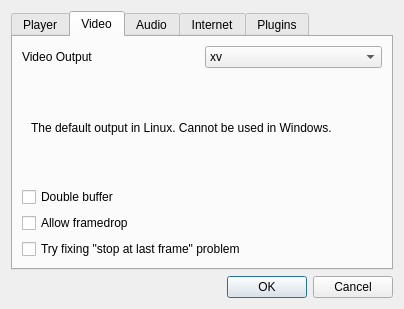
<?xml version="1.0" encoding="UTF-8"?>
<ui version="4.0">
 <class>SettingsDialog</class>
 <widget class="QDialog" name="SettingsDialog">
  <property name="geometry">
   <rect>
    <x>0</x>
    <y>0</y>
    <width>404</width>
    <height>309</height>
   </rect>
  </property>
  <property name="minimumSize">
   <size>
    <width>330</width>
    <height>200</height>
   </size>
  </property>
  <property name="windowTitle">
   <string>Settings</string>
  </property>
  <layout class="QVBoxLayout" name="verticalLayout">
   <item>
    <widget class="QTabWidget" name="tabWidget">
     <property name="currentIndex">
      <number>1</number>
     </property>
     <widget class="QWidget" name="playerTab">
      <attribute name="title">
       <string>Player</string>
      </attribute>
      <layout class="QFormLayout" name="formLayout">
       <property name="fieldGrowthPolicy">
        <enum>QFormLayout::ExpandingFieldsGrow</enum>
       </property>
       <item row="5" column="0" colspan="2">
        <widget class="QCheckBox" name="resizeCheckBox">
         <property name="text">
          <string>Resize window automatically</string>
         </property>
        </widget>
       </item>
       <item row="6" column="0" colspan="2">
        <widget class="QCheckBox" name="screenshotCheckBox">
         <property name="toolTip">
          <string>Need screenshot filter (-vf-add screenshot)</string>
         </property>
         <property name="text">
          <string>Enable screenshot</string>
         </property>
        </widget>
       </item>
       <item row="2" column="1">
        <widget class="QComboBox" name="skinComboBox"/>
       </item>
       <item row="7" column="0" colspan="2">
        <widget class="QCheckBox" name="rememberCheckBox">
         <property name="text">
          <string>Remember unfinished clips</string>
         </property>
        </widget>
       </item>
       <item row="2" column="0">
        <widget class="QLabel" name="skinLabel">
         <property name="text">
          <string>Skin</string>
         </property>
        </widget>
       </item>
      </layout>
     </widget>
     <widget class="QWidget" name="videoTab">
      <attribute name="title">
       <string>Video</string>
      </attribute>
      <layout class="QVBoxLayout" name="verticalLayout_6">
       <item>
        <layout class="QHBoxLayout" name="voLayout">
         <item>
          <widget class="QLabel" name="voLabel">
           <property name="text">
            <string>Video Output</string>
           </property>
          </widget>
         </item>
         <item>
          <widget class="QComboBox" name="voComboBox">
           <item>
            <property name="text">
             <string>xv</string>
            </property>
           </item>
           <item>
            <property name="text">
             <string>vdpau</string>
            </property>
           </item>
           <item>
            <property name="text">
             <string>vaapi</string>
            </property>
           </item>
           <item>
            <property name="text">
             <string>directx</string>
            </property>
           </item>
           <item>
            <property name="text">
             <string>direct3d</string>
            </property>
           </item>
           <item>
            <property name="text">
             <string>gl</string>
            </property>
           </item>
           <item>
            <property name="text">
             <string>x11</string>
            </property>
           </item>
          </widget>
         </item>
        </layout>
       </item>
       <item>
        <widget class="QStackedWidget" name="voStackedWidget">
         <widget class="QWidget" name="page">
          <layout class="QVBoxLayout" name="verticalLayout_2">
           <item>
            <widget class="QLabel" name="xvLabel">
             <property name="text">
              <string>The default output in Linux. Cannot be used in Windows.</string>
             </property>
             <property name="wordWrap">
              <bool>true</bool>
             </property>
            </widget>
           </item>
          </layout>
         </widget>
         <widget class="QWidget" name="page_7">
          <layout class="QVBoxLayout" name="verticalLayout_7">
           <item>
            <widget class="QLabel" name="vdpauLabel">
             <property name="text">
              <string>Nvidia hardware decoding in Linux.</string>
             </property>
            </widget>
           </item>
           <item>
            <widget class="QCheckBox" name="ffodivxvdpauCheckBox">
             <property name="text">
              <string>Enable ffodivxvdpau</string>
             </property>
            </widget>
           </item>
          </layout>
         </widget>
         <widget class="QWidget" name="page_2">
          <layout class="QVBoxLayout" name="verticalLayout_3">
           <item>
            <widget class="QLabel" name="vaapiLabel">
             <property name="text">
              <string>Enable Intel/Ati hardware decoding in Linux. Cannot be used in Windows.</string>
             </property>
             <property name="wordWrap">
              <bool>true</bool>
             </property>
            </widget>
           </item>
          </layout>
         </widget>
         <widget class="QWidget" name="page_3">
          <layout class="QVBoxLayout" name="verticalLayout_4">
           <item>
            <widget class="QLabel" name="dxLabel">
             <property name="text">
              <string>Default output in Windows. Cannot be used in Linux.</string>
             </property>
             <property name="wordWrap">
              <bool>true</bool>
             </property>
            </widget>
           </item>
          </layout>
         </widget>
         <widget class="QWidget" name="page_4">
          <layout class="QVBoxLayout" name="verticalLayout_5">
           <item>
            <widget class="QLabel" name="d3Label">
             <property name="text">
              <string>Default output in Windows Vista and Windows 7. Cannot be used in Linux and Windows XP.</string>
             </property>
             <property name="wordWrap">
              <bool>true</bool>
             </property>
            </widget>
           </item>
          </layout>
         </widget>
         <widget class="QWidget" name="page_5">
          <layout class="QHBoxLayout" name="horizontalLayout">
           <item>
            <widget class="QLabel" name="glLabel">
             <property name="text">
              <string>OpenGL Output in Linux. You can try it if xv does not work.</string>
             </property>
             <property name="wordWrap">
              <bool>true</bool>
             </property>
            </widget>
           </item>
          </layout>
         </widget>
         <widget class="QWidget" name="page_6">
          <layout class="QHBoxLayout" name="horizontalLayout_2">
           <item>
            <widget class="QLabel" name="x11Label">
             <property name="text">
              <string>Output in Linux. You can try it if xv does not work.</string>
             </property>
             <property name="wordWrap">
              <bool>true</bool>
             </property>
            </widget>
           </item>
          </layout>
         </widget>
        </widget>
       </item>
       <item>
        <widget class="QCheckBox" name="doubleCheckBox">
         <property name="text">
          <string>Double buffer</string>
         </property>
        </widget>
       </item>
       <item>
        <widget class="QCheckBox" name="dropCheckBox">
         <property name="text">
          <string>Allow framedrop</string>
         </property>
        </widget>
       </item>
       <item>
        <widget class="QCheckBox" name="fixCheckBox">
         <property name="text">
          <string>Try fixing &quot;stop at last frame&quot; problem</string>
         </property>
        </widget>
       </item>
      </layout>
     </widget>
     <widget class="QWidget" name="audioTab">
      <attribute name="title">
       <string>Audio</string>
      </attribute>
      <layout class="QFormLayout" name="formLayout_3">
       <item row="0" column="0">
        <widget class="QLabel" name="label_2">
         <property name="text">
          <string>Audio Output:</string>
         </property>
        </widget>
       </item>
       <item row="0" column="1">
        <widget class="QComboBox" name="aoComboBox">
         <item>
          <property name="text">
           <string>auto</string>
          </property>
         </item>
        </widget>
       </item>
       <item row="1" column="0" colspan="2">
        <widget class="QCheckBox" name="softvolCheckBox">
         <property name="text">
          <string>Use software sound mixer</string>
         </property>
        </widget>
       </item>
      </layout>
     </widget>
     <widget class="QWidget" name="netTab">
      <attribute name="title">
       <string>Internet</string>
      </attribute>
      <layout class="QVBoxLayout" name="verticalLayout_8">
       <item>
        <layout class="QHBoxLayout" name="horizontalLayout_3">
         <item>
          <widget class="QLabel" name="proxyLabel">
           <property name="text">
            <string>Http proxy</string>
           </property>
          </widget>
         </item>
         <item>
          <widget class="QLineEdit" name="proxyEdit"/>
         </item>
         <item>
          <widget class="QLabel" name="portLabel">
           <property name="text">
            <string>Port</string>
           </property>
          </widget>
         </item>
         <item>
          <widget class="QLineEdit" name="portEdit">
           <property name="sizePolicy">
            <sizepolicy hsizetype="Maximum" vsizetype="Fixed">
             <horstretch>0</horstretch>
             <verstretch>0</verstretch>
            </sizepolicy>
           </property>
           <property name="maximumSize">
            <size>
             <width>50</width>
             <height>16777215</height>
            </size>
           </property>
          </widget>
         </item>
        </layout>
       </item>
       <item>
        <widget class="Line" name="line_2">
         <property name="orientation">
          <enum>Qt::Horizontal</enum>
         </property>
        </widget>
       </item>
       <item>
        <layout class="QFormLayout" name="formLayout_2">
         <property name="fieldGrowthPolicy">
          <enum>QFormLayout::AllNonFixedFieldsGrow</enum>
         </property>
         <item row="0" column="0">
          <widget class="QLabel" name="maxTaskLabel">
           <property name="text">
            <string>Max tasks</string>
           </property>
          </widget>
         </item>
         <item row="0" column="1">
          <widget class="QSpinBox" name="maxTaskSpinBox">
           <property name="minimum">
            <number>1</number>
           </property>
          </widget>
         </item>
         <item row="1" column="0">
          <widget class="QLabel" name="label_3">
           <property name="text">
            <string>Save to:</string>
           </property>
          </widget>
         </item>
         <item row="1" column="1">
          <widget class="QPushButton" name="dirButton"/>
         </item>
         <item row="3" column="0">
          <widget class="QLabel" name="label_4">
           <property name="text">
            <string>Cache(KB):</string>
           </property>
          </widget>
         </item>
         <item row="4" column="0">
          <widget class="QLabel" name="label_5">
           <property name="text">
            <string>Cache min:</string>
           </property>
          </widget>
         </item>
         <item row="4" column="1">
          <widget class="QSpinBox" name="cacheMinSpinBox">
           <property name="maximum">
            <number>100</number>
           </property>
          </widget>
         </item>
         <item row="3" column="1">
          <widget class="QSpinBox" name="cacheSpinBox">
           <property name="maximum">
            <number>20480</number>
           </property>
          </widget>
         </item>
         <item row="2" column="0" colspan="2">
          <widget class="Line" name="line">
           <property name="orientation">
            <enum>Qt::Horizontal</enum>
           </property>
          </widget>
         </item>
        </layout>
       </item>
      </layout>
     </widget>
     <widget class="QWidget" name="pluginsTab">
      <attribute name="title">
       <string>Plugins</string>
      </attribute>
      <layout class="QGridLayout" name="gridLayout">
       <item row="0" column="0">
        <widget class="QLabel" name="label">
         <property name="text">
          <string>Video quality:</string>
         </property>
        </widget>
       </item>
       <item row="0" column="1">
        <widget class="QRadioButton" name="normalRadioButton">
         <property name="text">
          <string>Normal</string>
         </property>
        </widget>
       </item>
       <item row="0" column="2">
        <widget class="QRadioButton" name="highRadioButton">
         <property name="text">
          <string>High</string>
         </property>
        </widget>
       </item>
       <item row="0" column="3">
        <widget class="QRadioButton" name="superRadioButton">
         <property name="text">
          <string>Super</string>
         </property>
        </widget>
       </item>
       <item row="1" column="0" colspan="4">
        <widget class="QCheckBox" name="combineCheckBox">
         <property name="text">
          <string>Combine video clips automatically after downloading</string>
         </property>
        </widget>
       </item>
       <item row="3" column="0">
        <spacer name="verticalSpacer">
         <property name="orientation">
          <enum>Qt::Vertical</enum>
         </property>
         <property name="sizeHint" stdset="0">
          <size>
           <width>20</width>
           <height>40</height>
          </size>
         </property>
        </spacer>
       </item>
       <item row="4" column="0" colspan="2">
        <widget class="QPushButton" name="viewPluginsButton">
         <property name="text">
          <string>View installed plugins</string>
         </property>
        </widget>
       </item>
       <item row="2" column="0" colspan="4">
        <widget class="QCheckBox" name="autoCloseWindowCheckBox">
         <property name="text">
          <string>Close &quot;Online videos&quot; window after playing</string>
         </property>
        </widget>
       </item>
      </layout>
     </widget>
    </widget>
   </item>
   <item>
    <widget class="QDialogButtonBox" name="buttonBox">
     <property name="orientation">
      <enum>Qt::Horizontal</enum>
     </property>
     <property name="standardButtons">
      <set>QDialogButtonBox::Cancel|QDialogButtonBox::Ok</set>
     </property>
    </widget>
   </item>
  </layout>
 </widget>
 <resources/>
 <connections>
  <connection>
   <sender>buttonBox</sender>
   <signal>accepted()</signal>
   <receiver>SettingsDialog</receiver>
   <slot>accept()</slot>
   <hints>
    <hint type="sourcelabel">
     <x>248</x>
     <y>254</y>
    </hint>
    <hint type="destinationlabel">
     <x>157</x>
     <y>274</y>
    </hint>
   </hints>
  </connection>
  <connection>
   <sender>buttonBox</sender>
   <signal>rejected()</signal>
   <receiver>SettingsDialog</receiver>
   <slot>reject()</slot>
   <hints>
    <hint type="sourcelabel">
     <x>316</x>
     <y>260</y>
    </hint>
    <hint type="destinationlabel">
     <x>286</x>
     <y>274</y>
    </hint>
   </hints>
  </connection>
  <connection>
   <sender>voComboBox</sender>
   <signal>currentIndexChanged(int)</signal>
   <receiver>voStackedWidget</receiver>
   <slot>setCurrentIndex(int)</slot>
   <hints>
    <hint type="sourcelabel">
     <x>184</x>
     <y>97</y>
    </hint>
    <hint type="destinationlabel">
     <x>123</x>
     <y>112</y>
    </hint>
   </hints>
  </connection>
 </connections>
</ui>
